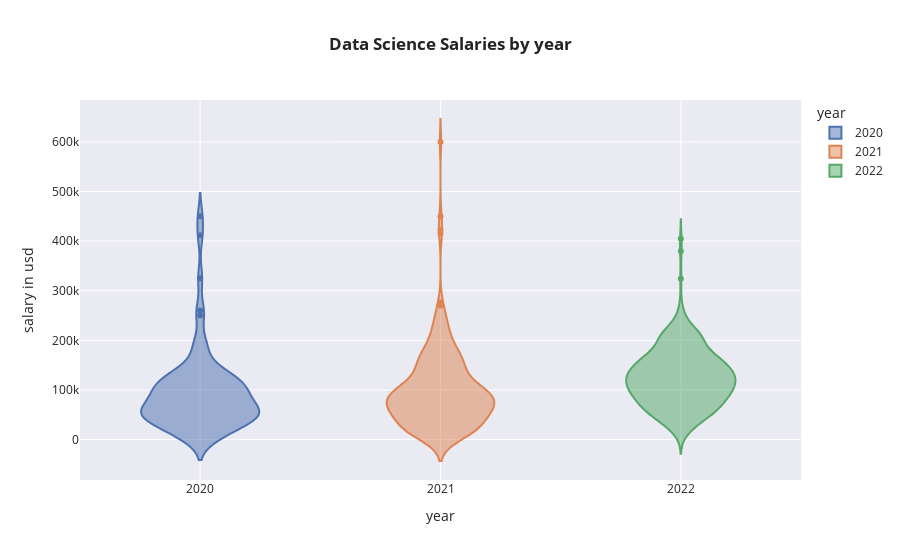

The cell this chart's notebook holds for it:
### Code cell
px.violin(ds,x='work_year',y='salary_in_usd',color='work_year',labels={'work_year':'year','salary_in_usd':'salary in usd'},template='seaborn',title='<b>Data Science Salaries by year')

### Figure 1 — Plotly figure (JSON) as saved in the notebook; plotly's stock layout.template omitted (floating-point values rounded to 4 significant figures; data arrays with more than 128 entries replaced by an {"elided": "..."} marker saying what was removed)
{"data": [{"alignmentgroup": "True", "box": {"visible": false}, "hovertemplate": "year=%{x}<br>salary in usd=%{y}<extra></extra>", "legendgroup": "2020", "marker": {"color": "rgb(76,114,176)"}, "name": "2020", "offsetgroup": "2020", "orientation": "v", "scalegroup": "True", "showlegend": true, "type": "violin", "x": [2020, 2020, 2020, 2020, 2020, 2020, 2020, 2020, 2020, 2020, 2020, 2020, 2020, 2020, 2020, 2020, 2020, 2020, 2020, 2020, 2020, 2020, 2020, 2020, 2020, 2020, 2020, 2020, 2020, 2020, 2020, 2020, 2020, 2020, 2020, 2020, 2020, 2020, 2020, 2020, 2020, 2020, 2020, 2020, 2020, 2020, 2020, 2020, 2020, 2020, 2020, 2020, 2020, 2020, 2020, 2020, 2020, 2020, 2020, 2020, 2020, 2020, 2020, 2020, 2020, 2020, 2020, 2020, 2020, 2020, 2020, 2020], "x0": " ", "xaxis": "x", "y": [79833, 260000, 109024, 20000, 150000, 72000, 190000, 35735, 135000, 125000, 51321, 40481, 39916, 87000, 85000, 8000, 41689, 114047, 5707, 56000, 43331, 6072, 47899, 98000, 115000, 325000, 42000, 33511, 100000, 117104, 59303, 70000, 68428, 450000, 46759, 74130, 103000, 250000, 10000, 138000, 45760, 79833, 50180, 106000, 112872, 15966, 76958, 188000, 105000, 70139, 6072, 91000, 45896, 54742, 60000, 148261, 38776, 118000, 120000, 138350, 110000, 130800, 21669, 412000, 45618, 62726, 49268, 190200, 105000, 91237, 62726, 42197], "y0": " ", "yaxis": "y"}, {"alignmentgroup": "True", "box": {"visible": false}, "hovertemplate": "year=%{x}<br>salary in usd=%{y}<extra></extra>", "legendgroup": "2021", "marker": {"color": "rgb(221,132,82)"}, "name": "2021", "offsetgroup": "2021", "orientation": "v", "scalegroup": "True", "showlegend": true, "type": "violin", "x": {"elided": "217 int values"}, "x0": " ", "xaxis": "x", "y": {"elided": "217 int values"}, "y0": " ", "yaxis": "y"}, {"alignmentgroup": "True", "box": {"visible": false}, "hovertemplate": "year=%{x}<br>salary in usd=%{y}<extra></extra>", "legendgroup": "2022", "marker": {"color": "rgb(85,168,104)"}, "name": "2022", "offsetgroup": "2022", "orientation": "v", "scalegroup": "True", "showlegend": true, "type": "violin", "x": {"elided": "318 int values"}, "x0": " ", "xaxis": "x", "y": {"elided": "318 int values"}, "y0": " ", "yaxis": "y"}], "layout": {"legend": {"title": {"text": "year"}, "tracegroupgap": 0}, "title": {"text": "<b>Data Science Salaries by year"}, "violinmode": "overlay", "xaxis": {"anchor": "y", "categoryarray": [2020, 2021, 2022], "categoryorder": "array", "domain": [0, 1], "title": {"text": "year"}}, "yaxis": {"anchor": "x", "domain": [0, 1], "title": {"text": "salary in usd"}}}}
